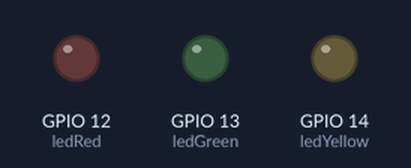
The sketch below on a simulated ESP32. Shown: output pins drawn as LEDs (lit = HIGH).

Above: at 0.06 s.
At 0.31 s:
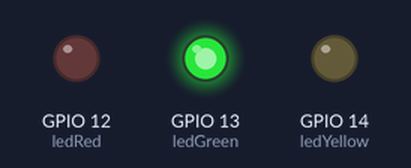
At 0.68 s:
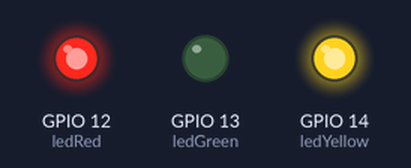
At 1.43 s:
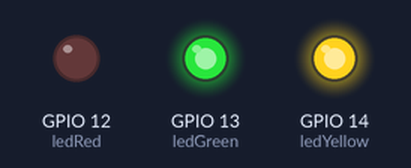
At 2.18 s:
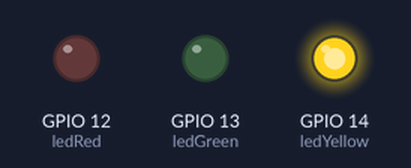
At 2.81 s:
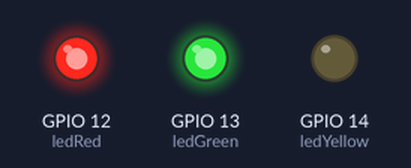
Timing chart, 0 to 3.1 s (numbered marks = the images above):
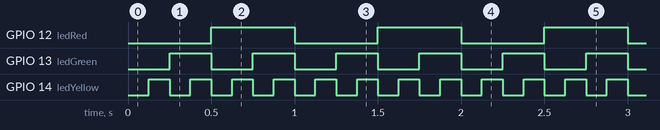

Measured:
- by itself, GPIO 12 (ledRed): alternates HIGH for 0.50 s and LOW for 0.50 s
- by itself, GPIO 13 (ledGreen): alternates HIGH for 0.25 s and LOW for 0.25 s
- by itself, GPIO 14 (ledYellow): alternates HIGH for 0.13 s and LOW for 0.12 s

The sketch:

sketch_apr10a.ino
```cpp
#define ledRed 12
#define ledGreen 13
#define ledYellow 14
#define frequency 1000000 // 1MHz

hw_timer_t * timer_1=NULL;
hw_timer_t * timer_2=NULL;
hw_timer_t * timer_3=NULL;

void IRAM_ATTR timer1(){
  static bool state=false;
  state=!state;
  digitalWrite(ledRed, state);
}

void IRAM_ATTR timer2(){
  static bool state=false;
  state=!state;
  digitalWrite(ledGreen, state);
}

void IRAM_ATTR timer3(){
  static bool state=false;
  state=!state;
  digitalWrite(ledYellow, state);
}

void setup() {
  Serial.begin(115200);

  pinMode(ledRed, OUTPUT);
  pinMode(ledGreen, OUTPUT);
  pinMode(ledYellow, OUTPUT);

  timer_1=timerBegin(frequency);
  timerAttachInterrupt(timer_1, timer1);
  timerAlarm(timer_1, 500000, true, 0);

  timer_2=timerBegin(frequency);
  timerAttachInterrupt(timer_2, timer2);
  timerAlarm(timer_2, 250000, true, 0);

  timer_3=timerBegin(frequency);
  timerAttachInterrupt(timer_3, timer3);
  timerAlarm(timer_3, 125000, true, 0);
}

void loop() {
}
```
